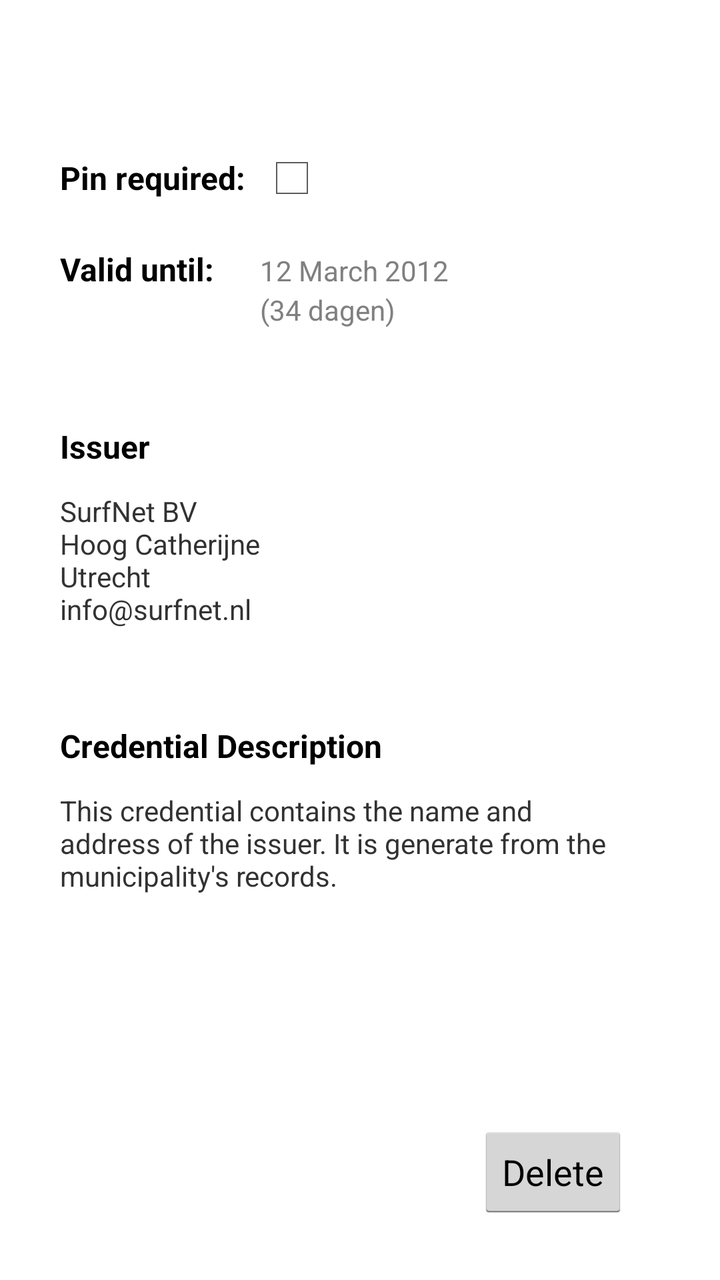
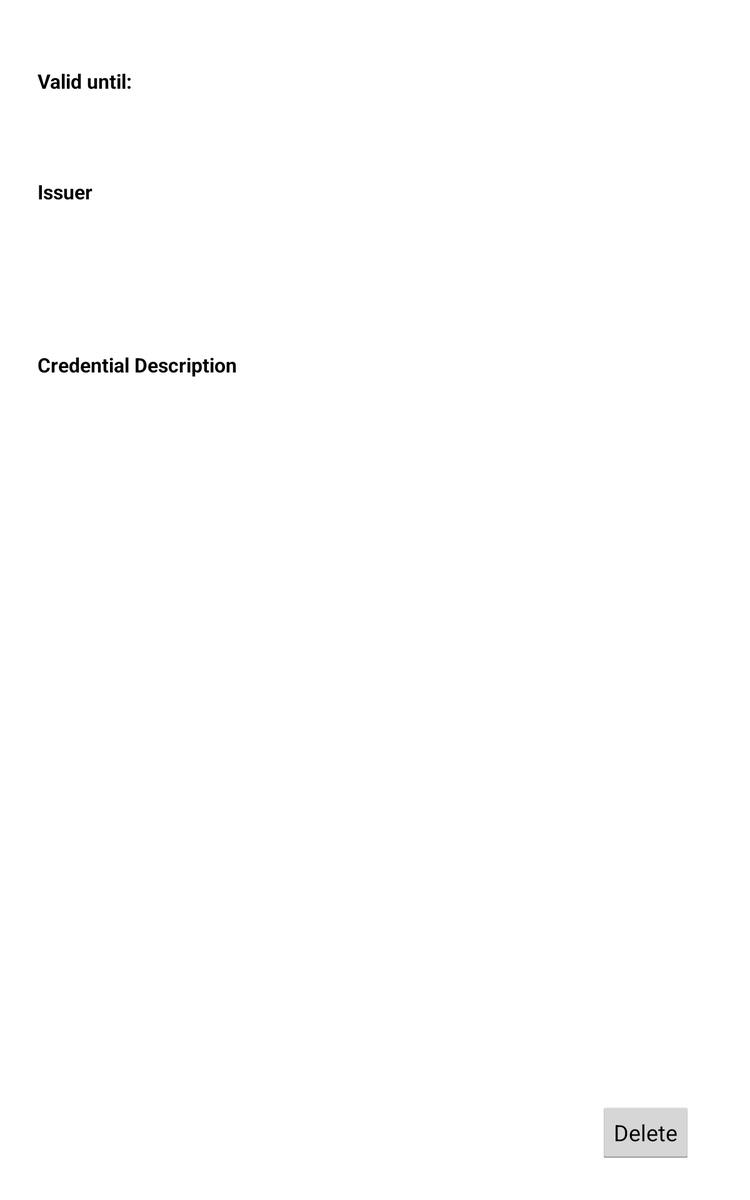

Two renders of one Android screen. The first uses the default layout on a phone; the second uses the alternative layout the repository ships for a different screen configuration, on a matching device. The two XML files are below.
<!-- AndroidManifest.xml: application theme android:Theme.Holo.Light.DarkActionBar -->
<!-- res/layout/fragment_credential_detail.xml -->
<RelativeLayout xmlns:android="http://schemas.android.com/apk/res/android"
    xmlns:tools="http://schemas.android.com/tools"
    android:layout_width="match_parent"
    android:layout_height="wrap_content">

    <ImageView
        android:id="@+id/detail_mainshape"
        android:layout_width="fill_parent"
        android:layout_height="fill_parent"
        android:layout_alignParentLeft="true"
        android:contentDescription="@string/irmashape"
        android:src="@drawable/whiteshaperounded" />

    <RelativeLayout
        android:id="@+id/credential_detail"
        android:layout_width="match_parent"
        android:layout_height="wrap_content"
        android:layout_alignParentLeft="true"
        android:layout_alignParentTop="true"
        android:padding="30dp"
        android:orientation="vertical"
        tools:context=".CredentialDetailFragment" >

        <ListView
            android:id="@+id/detail_attribute_list"
            android:layout_width="match_parent"
            android:layout_height="wrap_content"
            android:layout_alignParentLeft="true"
            android:layout_alignParentTop="true" >

        </ListView>
        
        
        <TextView
            android:id="@+id/detail_pin_required_text"
            style="@style/DetailHeading.Table"
            android:layout_alignParentLeft="true"
            android:layout_below="@id/detail_attribute_list"
            android:layout_marginTop="@dimen/detail_large_vspace"
            android:text="@string/pinrequired" />

        <CheckBox
            android:id="@+id/detail_pin_required_checkbox"
            android:layout_width="wrap_content"
            android:layout_height="wrap_content"
            android:layout_toRightOf="@id/detail_pin_required_text" 
            android:layout_alignBaseline="@id/detail_pin_required_text" />
        
        
		
		<TextView
            android:id="@+id/detail_validity_text"
            style="@style/DetailHeading.Table"
            android:layout_alignParentLeft="true"
            android:layout_below="@id/detail_pin_required_text"
            android:layout_marginTop="@dimen/detail_medium_vspace"
            android:text="@string/validtill" />

        <TextView
            android:id="@+id/detail_validity_value"
            android:layout_width="wrap_content"
            android:layout_height="wrap_content"
            android:layout_toRightOf="@id/detail_validity_text"
            android:layout_alignBaseline="@id/detail_validity_text"
            android:hint = "12 March 2012"/>
        
        <TextView
            android:id="@+id/detail_validity_remaining"
            android:layout_width="wrap_content"
            android:layout_height="wrap_content"
            android:layout_below="@id/detail_validity_text" 
            android:layout_alignLeft="@id/detail_validity_value"
            android:hint = "(34 dagen)"/>
        
        
        <TextView 
            android:id="@+id/detail_issuer_heading"
            style="@style/DetailHeading"
            android:layout_below="@id/detail_validity_remaining"
            android:layout_marginTop="@dimen/detail_large_vspace"
            android:layout_alignParentLeft="true"
            android:text="@string/issuer"/>
        
        <TextView
            android:id="@+id/detail_issuer_description"
            android:layout_below="@id/detail_issuer_heading"
            android:layout_marginTop="@dimen/detail_small_vspace"
            android:layout_width="wrap_content"
            android:layout_height="wrap_content"
            android:layout_alignParentLeft="true"
            android:text="SurfNet BV\nHoog Catherijne\nUtrecht\ninfo@surfnet.nl" />
        
        <ImageView 
            android:id="@+id/detail_issuer_logo"
            android:layout_alignTop="@id/detail_issuer_description"
            android:layout_alignParentRight="true"
            android:layout_width="wrap_content"
            android:layout_height="wrap_content"
            android:contentDescription="@string/issuerlogo"
            android:src="@drawable/irma_logo_150"/>
        
        
        <TextView 
            android:id="@+id/detail_credential_desc_heading"
            style="@style/DetailHeading"
            android:layout_below="@id/detail_issuer_description"
            android:layout_marginTop="@dimen/detail_large_vspace"
            android:layout_alignParentLeft="true"
            android:text="@string/credentialdescription"/>
        
        <TextView
            android:id="@+id/detail_credential_desc_text"
            android:layout_below="@id/detail_credential_desc_heading"
            android:layout_marginTop="@dimen/detail_small_vspace"
            android:layout_width="wrap_content"
            android:layout_height="wrap_content"
            android:layout_alignParentLeft="true"
            android:text="This credential contains the name and address of the issuer. It is generate from the municipality's records." />
        
        <Button 
            android:id="@+id/detail_delete_button"
            android:layout_width="wrap_content"
            android:layout_height="wrap_content"
            android:layout_margin="16sp"
            android:layout_alignParentRight="true"
            android:layout_alignParentBottom="true"
            android:text="@string/deletetext"/>

    </RelativeLayout>

</RelativeLayout>
<!-- resources referenced by this layout -->
<resources>
  <dimen name="detail_large_vspace">48dp</dimen>
  <dimen name="detail_medium_vspace">24dp</dimen>
  <dimen name="detail_small_vspace">12dp</dimen>
  <string name="credentialdescription">Credential Description</string>
  <string name="deletetext">Delete</string>
  <string name="irmashape">GUI artifact</string>
  <string name="issuer">Issuer</string>
  <string name="issuerlogo">Issuer Logo</string>
  <string name="pinrequired">Pin required:</string>
  <string name="validtill">Valid until:</string>
  <style name="DetailHeading" parent="AppTheme">
          <item name="android:textSize">16sp</item>
          <item name="android:textStyle">bold</item>
          <item name="android:layout_height">wrap_content</item>
          <item name="android:layout_width">wrap_content</item>
      </style>
  <style name="DetailHeading.Table" parent="DetailHeading">
          <item name="android:layout_width">@dimen/detail_label_width</item>
      </style>
  <style name="AppTheme" parent="AppBaseTheme">
          
      </style>
  <dimen name="detail_label_width">100sp</dimen>
  <!-- from res/values-v21/ -->
  <style name="AppBaseTheme" parent="android:Theme.Material.Light.DarkActionBar">
          
  
          
          <item name="android:colorPrimary">@color/primary</item>
          
          <item name="android:colorPrimaryDark">@color/primary_dark</item>
          
          <item name="android:colorAccent">@color/accent</item>
          <item name="android:textColorPrimary">@color/primary_text</item>
          <item name="android:textColorSecondary">@color/secondary_text</item>
          <item name="android:colorBackground">@color/background</item>
  
          <item name="android:textViewStyle">@style/Irma.TextViewStyle</item>
          <item name="android:buttonStyle">@style/Irma.Button</item>
      </style>
  <!-- from res/values-v21/ -->
  <color name="primary">#172C73</color>
  <!-- from res/values-v21/ -->
  <color name="primary_dark">#112154</color>
  <!-- from res/values-v21/ -->
  <color name="accent">#448AFF</color>
  <!-- from res/values-v21/ -->
  <color name="primary_text">#212121</color>
  <!-- from res/values-v21/ -->
  <color name="secondary_text">#727272</color>
  <!-- from res/values-v21/ -->
  <color name="background">#FFFFFF</color>
  <!-- from res/values-v21/ -->
  <style name="Irma.TextViewStyle" parent="android:Widget.Material.Light.TextView">
          <item name="android:textColor">?android:textColorPrimary</item>
      </style>
  <!-- from res/values-v21/ -->
  <style name="Irma.Button" parent="android:Widget.Material.Light.Button.Borderless.Colored">
          <item name="android:colorButtonNormal">@color/primary</item>
          <item name="android:background">@color/irmadarkblue</item>
          <item name="android:textColor">@color/background</item>
      </style>
  <color name="irmadarkblue">#004289</color>
</resources>
<!-- res/layout-sw600dp/fragment_credential_detail.xml (the repository's variant of the layout above) -->
<!-- drawn on a 7-inch tablet held upright -->
<RelativeLayout xmlns:android="http://schemas.android.com/apk/res/android"
    xmlns:tools="http://schemas.android.com/tools"
    android:layout_width="match_parent"
    android:layout_height="wrap_content">

    <ImageView
        android:id="@+id/detail_mainshape"
        android:layout_width="fill_parent"
        android:layout_height="fill_parent"
        android:layout_alignParentLeft="true"
        android:contentDescription="@string/irmashape"
        android:src="@drawable/whiteshaperounded" />

    <RelativeLayout
        android:id="@+id/credential_detail"
        android:layout_width="match_parent"
        android:layout_height="wrap_content"
        android:layout_alignParentLeft="true"
        android:layout_alignParentTop="true"
        android:padding="30dp"
        android:orientation="vertical"
        tools:context=".CredentialDetailFragment" >

        <LinearLayout 
            android:id="@+id/detail_attribute_list"
            android:layout_width="wrap_content"
            android:layout_height="wrap_content"
            android:layout_alignParentLeft="true"
            android:layout_alignParentTop="true"
            android:orientation="vertical">
        </LinearLayout>
        
        
        
        
        
		
		<TextView
            android:id="@+id/detail_validity_text"
            style="@style/DetailHeading.Table"
            android:layout_alignParentLeft="true"
            android:layout_below="@id/detail_attribute_list"
            android:layout_marginTop="@dimen/detail_medium_vspace"
            android:text="@string/validtill" />

        <TextView
            android:id="@+id/detail_validity_value"
            android:layout_width="wrap_content"
            android:layout_height="wrap_content"
            android:layout_toRightOf="@id/detail_validity_text"
            android:layout_alignBaseline="@id/detail_validity_text"
            android:textIsSelectable="true"/>
        
        <TextView
            android:id="@+id/detail_validity_remaining"
            android:layout_width="wrap_content"
            android:layout_height="wrap_content"
            android:layout_below="@id/detail_validity_text" 
            android:layout_alignLeft="@id/detail_validity_value"
            android:textIsSelectable="true"/>
        
        
        <TextView 
            android:id="@+id/detail_issuer_heading"
            style="@style/DetailHeading"
            android:layout_below="@id/detail_validity_remaining"
            android:layout_marginTop="@dimen/detail_large_vspace"
            android:layout_alignParentLeft="true"
            android:text="@string/issuer"/>
        
        <TextView
            android:id="@+id/detail_issuer_description_name"
            android:layout_width="wrap_content"
            android:layout_height="wrap_content"
            android:layout_alignParentLeft="true"
            android:layout_below="@id/detail_issuer_heading"
            android:layout_marginTop="@dimen/detail_small_vspace"
            android:textIsSelectable="true" />

        <TextView
            android:id="@+id/detail_issuer_description_address"
            android:layout_width="wrap_content"
            android:layout_height="wrap_content"
            android:layout_alignParentLeft="true"
            android:layout_below="@id/detail_issuer_description_name"
            android:layout_marginTop="0sp"
            android:textIsSelectable="true" />

        <TextView
            android:id="@+id/detail_issuer_description_email"
            android:layout_width="wrap_content"
            android:layout_height="wrap_content"
            android:layout_alignParentLeft="true"
            android:layout_below="@id/detail_issuer_description_address"
            android:layout_marginTop="0sp"
            android:textIsSelectable="true" />
        
        <ImageView 
            android:id="@+id/detail_issuer_logo"
            android:layout_alignTop="@id/detail_issuer_description_name"
            android:layout_alignParentRight="true"
            android:layout_width="wrap_content"
            android:layout_height="wrap_content"
            android:contentDescription="@string/issuerlogo"
            android:src="@drawable/irma_logo_150"/>
        
        
        <TextView 
            android:id="@+id/detail_credential_desc_heading"
            style="@style/DetailHeading"
            android:layout_below="@id/detail_issuer_description_email"
            android:layout_marginTop="@dimen/detail_large_vspace"
            android:layout_alignParentLeft="true"
            android:text="@string/credentialdescription"/>
        
        <TextView
            android:id="@+id/detail_credential_desc_text"
            android:layout_below="@id/detail_credential_desc_heading"
            android:layout_marginTop="@dimen/detail_small_vspace"
            android:layout_width="wrap_content"
            android:layout_height="wrap_content"
            android:layout_alignParentLeft="true"
            android:textIsSelectable="true" />
        
        <Button 
            android:id="@+id/detail_delete_button"
            android:layout_width="wrap_content"
            android:layout_height="wrap_content"
            android:layout_margin="16sp"
            android:layout_alignParentRight="true"
            android:layout_alignParentBottom="true"
            android:text="@string/deletetext"/>

    </RelativeLayout>

</RelativeLayout>
<!-- resources referenced by the variant -->
<!-- as a 7-inch tablet held upright resolves them -->
<resources>
  <!-- from res/values-sw600dp/ -->
  <dimen name="detail_large_vspace">48dp</dimen>
  <!-- from res/values-sw600dp/ -->
  <dimen name="detail_medium_vspace">24dp</dimen>
  <!-- from res/values-sw600dp/ -->
  <dimen name="detail_small_vspace">12dp</dimen>
  <string name="credentialdescription">Credential Description</string>
  <string name="deletetext">Delete</string>
  <string name="irmashape">GUI artifact</string>
  <string name="issuer">Issuer</string>
  <string name="issuerlogo">Issuer Logo</string>
  <string name="validtill">Valid until:</string>
  <style name="DetailHeading" parent="AppTheme">
          <item name="android:textSize">16sp</item>
          <item name="android:textStyle">bold</item>
          <item name="android:layout_height">wrap_content</item>
          <item name="android:layout_width">wrap_content</item>
      </style>
  <style name="DetailHeading.Table" parent="DetailHeading">
          <item name="android:layout_width">@dimen/detail_label_width</item>
      </style>
  <style name="AppTheme" parent="AppBaseTheme">
          
      </style>
  <!-- from res/values-sw600dp/ -->
  <dimen name="detail_label_width">150sp</dimen>
  <!-- from res/values-v21/ -->
  <style name="AppBaseTheme" parent="android:Theme.Material.Light.DarkActionBar">
          
  
          
          <item name="android:colorPrimary">@color/primary</item>
          
          <item name="android:colorPrimaryDark">@color/primary_dark</item>
          
          <item name="android:colorAccent">@color/accent</item>
          <item name="android:textColorPrimary">@color/primary_text</item>
          <item name="android:textColorSecondary">@color/secondary_text</item>
          <item name="android:colorBackground">@color/background</item>
  
          <item name="android:textViewStyle">@style/Irma.TextViewStyle</item>
          <item name="android:buttonStyle">@style/Irma.Button</item>
      </style>
  <!-- from res/values-v21/ -->
  <color name="primary">#172C73</color>
  <!-- from res/values-v21/ -->
  <color name="primary_dark">#112154</color>
  <!-- from res/values-v21/ -->
  <color name="accent">#448AFF</color>
  <!-- from res/values-v21/ -->
  <color name="primary_text">#212121</color>
  <!-- from res/values-v21/ -->
  <color name="secondary_text">#727272</color>
  <!-- from res/values-v21/ -->
  <color name="background">#FFFFFF</color>
  <!-- from res/values-v21/ -->
  <style name="Irma.TextViewStyle" parent="android:Widget.Material.Light.TextView">
          <item name="android:textColor">?android:textColorPrimary</item>
      </style>
  <!-- from res/values-v21/ -->
  <style name="Irma.Button" parent="android:Widget.Material.Light.Button.Borderless.Colored">
          <item name="android:colorButtonNormal">@color/primary</item>
          <item name="android:background">@color/irmadarkblue</item>
          <item name="android:textColor">@color/background</item>
      </style>
  <color name="irmadarkblue">#004289</color>
</resources>
